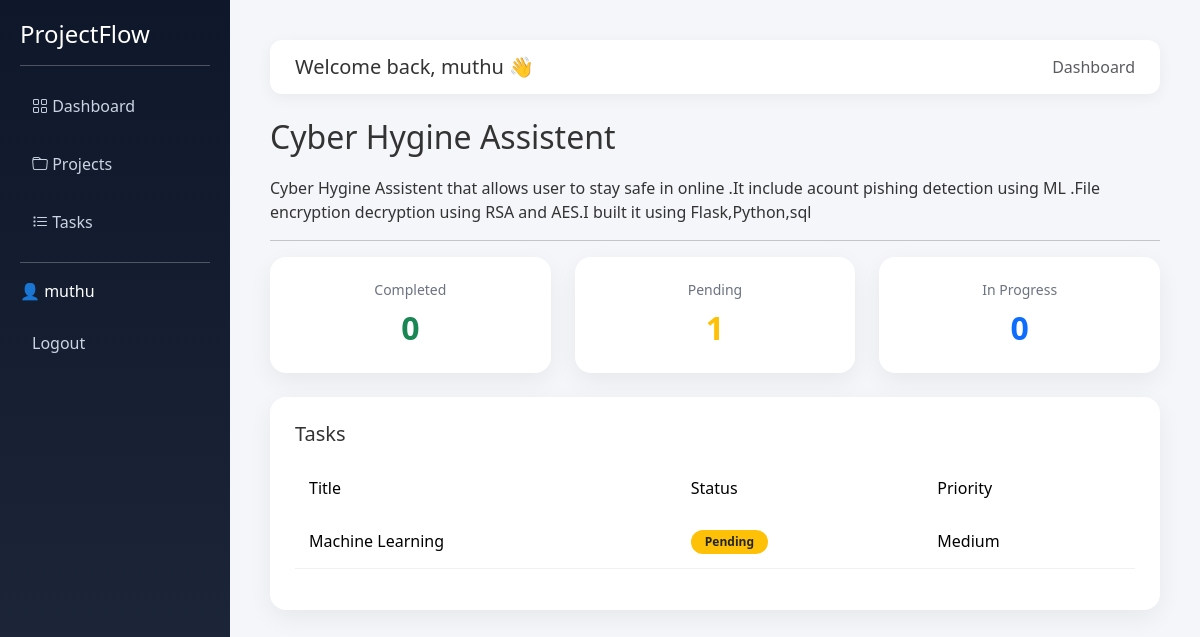
/projects/4/ (signed in), run on the app's committed database.
### dashboard/models.py (models this page shows, shortened)
class Project(models.Model):
    user = models.ForeignKey(User, on_delete=models.CASCADE)
    name = models.CharField(max_length=200)
    description = models.TextField()

class Task(models.Model):
    STATUS_CHOICES = (
        ('Pending', 'Pending'),
        ('In Progress', 'In Progress'),
        ('Completed', 'Completed'),
    )
    PRIORITY_CHOICES = (
        ('Low', 'Low'),
        ('Medium', 'Medium'),
        ('High', 'High'),
    )
    project = models.ForeignKey(Project, on_delete=models.CASCADE)
    user = models.ForeignKey(User, on_delete=models.CASCADE)   # NEW LINE
    title = models.CharField(max_length=200)
    status = models.CharField(max_length=20, choices=STATUS_CHOICES, default='Pending')
    priority = models.CharField(max_length=10, choices=PRIORITY_CHOICES, default='Medium')

### dashboard/views.py (the view)
# urls.py: path('projects/<int:project_id>/', views.project_detail_view, name='project_detail'),
@login_required
def project_detail_view(request, project_id):
    project = get_object_or_404(Project, id=project_id, user=request.user)
    tasks = Task.objects.filter(project=project, user=request.user)
    completed = tasks.filter(status="Completed").count()
    pending = tasks.filter(status="Pending").count()
    inprogress = tasks.filter(status="In Progress").count()
    context = {
        "project": project,
        "tasks": tasks,
        "completed": completed,
        "pending": pending,
        "inprogress": inprogress,
    }
    return render(request, "dashboard/project_detail.html", context)

### dashboard/templates/dashboard/project_detail.html
{% extends "dashboard/base.html" %}
{% block content %}
<h2>{{ project.name }}</h2>
<p>{{ project.description }}</p>
<hr>
<div class="row g-4 mb-4">
    <div class="col-md-4">
        <div class="card-box text-center">
            <h6>Completed</h6>
            <h2 class="text-success">{{ completed }}</h2>
        </div>
    </div>
    <div class="col-md-4">
        <div class="card-box text-center">
            <h6>Pending</h6>
            <h2 class="text-warning">{{ pending }}</h2>
        </div>
    </div>
    <div class="col-md-4">
        <div class="card-box text-center">
            <h6>In Progress</h6>
            <h2 class="text-primary">{{ inprogress }}</h2>
        </div>
    </div>
</div>
<div class="card-box">
    <h5 class="mb-3">Tasks</h5>
    <table class="table">
        <thead>
            <tr>
                <th>Title</th>
                <th>Status</th>
                <th>Priority</th>
            </tr>
        </thead>
        <tbody>
            {% for task in tasks %}
            <tr>
                <td>{{ task.title }}</td>
                <td>
                    {% if task.status == "Completed" %}
                        <span class="badge bg-success">Completed</span>
                    {% elif task.status == "In Progress" %}
                        <span class="badge bg-primary">In Progress</span>
                    {% else %}
                        <span class="badge bg-warning text-dark">Pending</span>
                    {% endif %}
                </td>
                <td>{{ task.priority }}</td>
            </tr>
            {% endfor %}
        </tbody>
    </table>
</div>
{% endblock %}

### dashboard/templates/dashboard/base.html (shortened to what this page needs)
<!DOCTYPE html>
<html>
<head>
    <link href="https://cdn.jsdelivr.net/npm/bootstrap@5.3.2/dist/css/bootstrap.min.css" rel="stylesheet">
    <link href="https://cdn.jsdelivr.net/npm/bootstrap-icons/font/bootstrap-icons.css" rel="stylesheet">
</head>
<body>
<body>
<div class="sidebar">
    <h4>ProjectFlow</h4>
    <hr>
    <a href="/dashboard/"><i class="bi bi-grid"></i> Dashboard</a>
    <a href="/projects/"><i class="bi bi-folder"></i> Projects</a>
    <a href="/tasks/"><i class="bi bi-list-task"></i> Tasks</a>
    <hr>
    <p>👤 {{ request.user.username }}</p>
    <a href="/logout/">Logout</a>
</div>
<div class="main-content">
    <div class="navbar-top d-flex justify-content-between align-items-center mb-4">
        <h5 class="mb-0">Welcome back, {{ request.user.username }} 👋</h5>
        <span class="text-muted">Dashboard</span>
    </div>
    {% block content %}{% endblock %}
</div>
</body>
</html>

### dashboard/templates/dashboard/base.html (style rules this page uses)
* { margin: 0; padding: 0; box-sizing: border-box; }
body { font-family: 'Segoe UI', sans-serif; background: #f4f6f9; color: #333; }
.card-box { background: #ffffff; padding: 25px; border-radius: 16px; box-shadow: 0 8px 25px rgba(0, 0, 0, 0.06); transition: all 0.3s ease; }
.card-box h6 { font-size: 14px; color: #6b7280; margin-bottom: 10px; font-weight: 500; }
.card-box h2 { font-size: 32px; font-weight: 700; margin: 0; }
.card-box table { width: 100%; margin-top: 10px; }
.card-box thead { background: linear-gradient(90deg, #0f172a, #1e293b); color: white; }
.card-box thead th { padding: 14px; font-weight: 500; border: none; }
.card-box tbody td { padding: 14px; border-bottom: 1px solid #f1f1f1; vertical-align: middle; }
.badge { padding: 6px 14px; border-radius: 20px; font-size: 12px; font-weight: 600; }
.sidebar { width: 230px; height: 100vh; background: linear-gradient(180deg, #0f172a, #1e293b); color: white; position: fixed; padding: 20px; }
.sidebar a { display: block; color: #cbd5e1; text-decoration: none; padding: 12px; border-radius: 8px; margin-bottom: 10px; transition: 0.3s; }
.navbar-top { background: white; padding: 15px 25px; border-radius: 12px; box-shadow: 0 4px 15px rgba(0,0,0,0.05); margin-bottom: 30px; }
.main-content { margin-left: 230px; padding: 40px; min-height: 100vh; background: #f4f6f9; }
.main-content > * { animation: fadeIn 0.4s ease-in-out; }
h2 { margin-bottom: 20px; }

### data on the page
Project: name "Cyber Hygine Assistent", description "Cyber Hygine Assistent that allows user to stay safe in online .It include acount pishing detection using ML .File encryption decryption using RSA and AES.I built it using Flask,Python,sql"
Task: title "Machine Learning", status "Pending", priority "Medium"

### other printed values
{{ request.user.username }} "muthu"
{{ completed }} "0"
{{ pending }} "1"
{{ inprogress }} "0"
